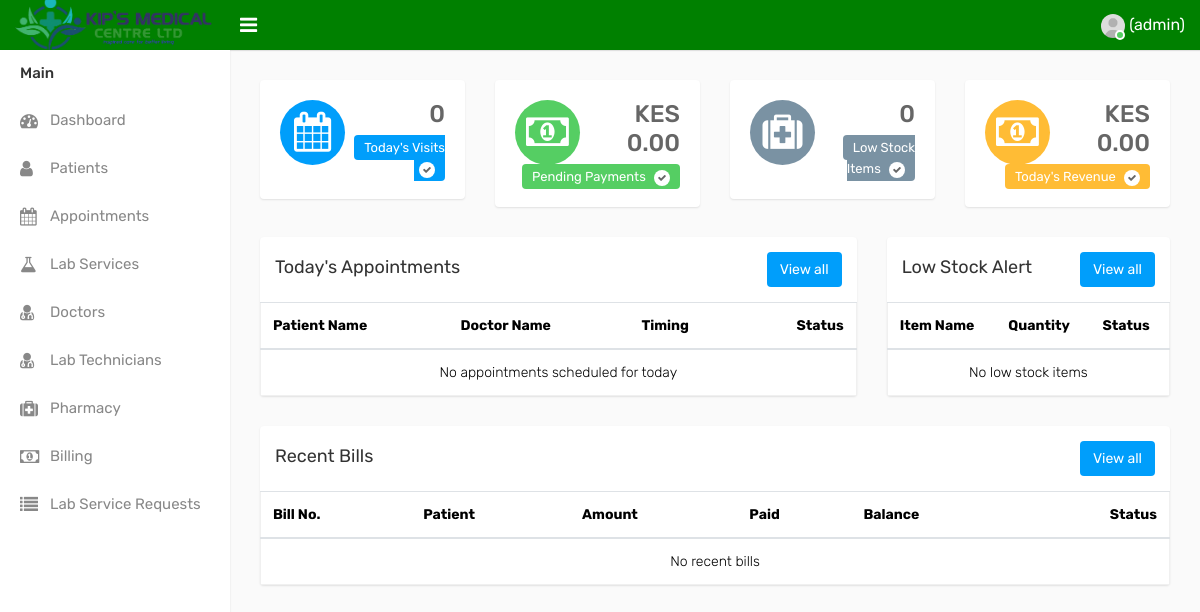
Page / (signed in) on the earlier database version.
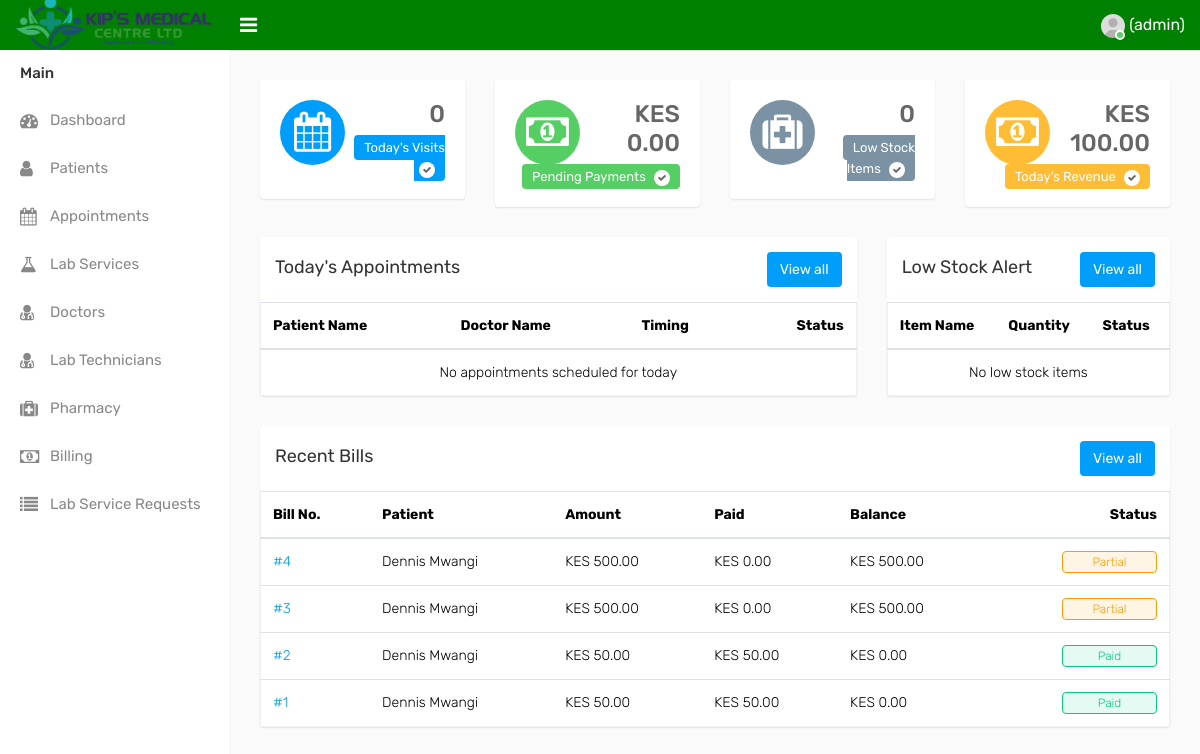
Same page on the later database version.
### models/billing.py (models this page shows, shortened)
class Bill(db.Model):
    __tablename__ = 'bills'
    id = db.Column(db.Integer, primary_key=True)
    patient_id = db.Column(db.Integer, db.ForeignKey('patients.id'), nullable=False)
    bill_date = db.Column(db.DateTime, default=datetime.utcnow)
    total_amount = db.Column(db.Float, default=0.0)
    paid_amount = db.Column(db.Float, default=0.0)
    status = db.Column(db.String(20), default='Pending')  # Pending, Paid, Partially Paid
    created_at = db.Column(db.DateTime, default=datetime.utcnow)
    updated_at = db.Column(db.DateTime, default=datetime.utcnow, onupdate=datetime.utcnow)
    patient = db.relationship('Patient', backref='bills')
    items = db.relationship('BillItem', backref='bill', cascade='all, delete-orphan')
    payments = db.relationship('Payment', backref='bill', cascade='all, delete-orphan')

### models/patients.py (models this page shows, shortened)
class Patient(db.Model):
    __tablename__ = "patients"
    id = Column(Integer, primary_key=True, autoincrement=True)
    first_name = Column(String(100), nullable=False)
    last_name = Column(String(100), nullable=False)
    email = Column(String(150), nullable=True)
    address = Column(String(), nullable=True)
    gender = Column(String(10), nullable=False)
    phone = Column(String(15), nullable=False)
    dob=Column(Date, nullable=True)

### main.py (the view)
@app.route("/")
@login_required
def index():
    today = datetime(2024, 12, 9).date()  # Using provided timestamp
    today_start = datetime.combine(today, datetime.min.time())
    today_end = datetime.combine(today, datetime.max.time())
    todays_appointments = PatientRecord.query.filter(
        PatientRecord.next_visit.between(today_start, today_end)
    ).order_by(PatientRecord.next_visit).all()
    appointment_count = len(todays_appointments)
    pending_bills = Bill.query.filter(Bill.status.in_(['Unpaid', 'Partially Paid'])).all()
    pending_payments = sum(bill.total_amount - bill.paid_amount for bill in pending_bills)
    low_stock_items = PharmacyItem.query.filter(
        PharmacyItem.quantity <= PharmacyItem.reorder_level
    ).all()
    low_stock_count = len(low_stock_items)
    today_payments = Payment.query.filter(
        Payment.payment_date.between(today_start, today_end)
    ).all()
    today_revenue = sum(payment.amount for payment in today_payments)
    recent_bills = Bill.query.order_by(Bill.created_at.desc()).limit(5).all()
    return render_template("index.html",
                         appointment_count=appointment_count,
                         pending_payments=pending_payments,
                         low_stock_count=low_stock_count,
                         today_revenue=today_revenue,
                         todays_appointments=todays_appointments,
                         low_stock_items=low_stock_items,
                         recent_bills=recent_bills)

### main.py (called while the page is built)
@login_manager.user_loader
def load_user(user_id):
    return User.query.get(int(user_id))

### templates/index.html (shortened to what the changed rows need)
{% extends "base.html" %}
{% block content %}
<div class="page-wrapper">
    <div class="content">
        <div class="row">
            <div class="col-md-6 col-sm-6 col-lg-6 col-xl-3">
                <div class="dash-widget">
                    <div class="dash-widget-info text-right">
                        <h3>KES {{ "{:,.2f}".format(today_revenue) }}</h3>
                        <span class="widget-title4">Today's Revenue <i class="fa fa-check" aria-hidden="true"></i></span>
                    </div>
                </div>
            </div>
        </div>
                <div class="row">
                    <div class="col-12 col-md-6 col-lg-8 col-xl-8">
                        <div class="card">
                            <div class="card-body p-0">
                                <div class="table-responsive">
                                    <table class="table mb-0">
                                        <thead>
                                            <tr>
                                                <th>Patient Name</th>
                                                <th>Doctor Name</th>
                                                <th>Timing</th>
                                                <th class="text-right">Status</th>
                                            </tr>
                                        </thead>
                                    </table>
                                </div>
                            </div>
                        </div>
                    </div>
                    <div class="col-12 col-md-6 col-lg-4 col-xl-4">
                        <div class="card">
                            <div class="card-body p-0">
                                <div class="table-responsive">
                                    <table class="table mb-0">
                                        <thead>
                                            <tr>
                                                <th>Item Name</th>
                                                <th>Quantity</th>
                                                <th>Status</th>
                                            </tr>
                                        </thead>
                                    </table>
                                </div>
                            </div>
                        </div>
                    </div>
                </div>
        <div class="row">
            <div class="col-12">
                <div class="card">
                    <div class="card-body p-0">
                        <div class="table-responsive">
                            <table class="table mb-0">
                                <thead>
                                    <tr>
                                        <th>Bill No.</th>
                                        <th>Patient</th>
                                        <th>Amount</th>
                                        <th>Paid</th>
                                        <th>Balance</th>
                                        <th class="text-right">Status</th>
                                    </tr>
                                </thead>
                                <tbody>
                                    {% for bill in recent_bills %}
                                    <tr>
                                        <td><a href="{{ url_for('view_bill', bill_id=bill.id) }}">#{{ bill.id }}</a></td>
                                        <td>{{ bill.patient.first_name }} {{ bill.patient.last_name }}</td>
                                        <td>KES {{ "{:,.2f}".format(bill.total_amount) }}</td>
                                        <td>KES {{ "{:,.2f}".format(bill.paid_amount) }}</td>
                                        <td>KES {{ "{:,.2f}".format(bill.total_amount - bill.paid_amount) }}</td>
                                        <td class="text-right">
                                            <span class="custom-badge status-{{ 'green' if bill.status == 'Paid' else 'orange' if bill.status == 'Partial' else 'red' }}">
                                                {{ bill.status }}
                                            </span>
                                        </td>
                                    </tr>
                                    {% else %}
                                    <tr>
                                        <td colspan="6" class="text-center">No recent bills</td>
                                    </tr>
                                    {% endfor %}
                                </tbody>
                            </table>
                        </div>
                    </div>
                </div>
            </div>
        </div>
    </div>
</div>
{% endblock %}

Differences in the rows shown:
added Bill: id "4", patient.first_name "Dennis", patient.last_name "Mwangi", total_amount "500.00", paid_amount "0.00", bill.total_amount-bill.paid_amount "500.00", status "Partial"
added Bill: id "3", patient.first_name "Dennis", patient.last_name "Mwangi", total_amount "500.00", paid_amount "0.00", bill.total_amount-bill.paid_amount "500.00", status "Partial"
added Bill: id "2", patient.first_name "Dennis", patient.last_name "Mwangi", total_amount "50.00", paid_amount "50.00", bill.total_amount-bill.paid_amount "0.00", status "Paid"
added Bill: id "1", patient.first_name "Dennis", patient.last_name "Mwangi", total_amount "50.00", paid_amount "50.00", bill.total_amount-bill.paid_amount "0.00", status "Paid"
Other differences:
{{ "{:,.2f}".format(today_revenue) }}: "0.00" → "100.00"
text no longer shown: "No recent bills"
